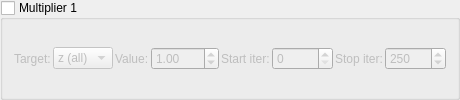
    <widget class="MyGroupBox" name="groupCheck_transf_function_enabledBx_false">
     <property name="title"><string>Multiplier 1</string></property>
     <property name="checkable"><bool>true</bool></property>
     <property name="checked"><bool>false</bool></property>
     <layout class="QGridLayout" name="gridLayout_mult1">
      <property name="spacing"><number>2</number></property>
      <item row="0" column="0">
       <widget class="QLabel"><property name="text"><string>Target:</string></property></widget>
      </item>
      <item row="0" column="1">
       <widget class="MyComboBox" name="comboBox_transf_multiplier_mode_1">
        <item><property name="text"><string notr="true">z (all)</string></property></item>
        <item><property name="text"><string notr="true">z.x</string></property></item>
        <item><property name="text"><string notr="true">z.y</string></property></item>
        <item><property name="text"><string notr="true">z.z</string></property></item>
        <item><property name="text"><string notr="true">DE</string></property></item>
        <item><property name="text"><string notr="true">color</string></property></item>
        <item><property name="text"><string notr="true">z.w</string></property></item>
        <item><property name="text"><string notr="true">z.xy</string></property></item>
        <item><property name="text"><string notr="true">z.xz</string></property></item>
        <item><property name="text"><string notr="true">z.yz</string></property></item>
       </widget>
      </item>
      <item row="0" column="2">
       <widget class="QLabel"><property name="text"><string>Value:</string></property></widget>
      </item>
      <item row="0" column="3">
       <widget class="MyDoubleSpinBox" name="spinbox_transf_scale_4">
        <property name="minimum"><double>-100.0</double></property><property name="maximum"><double>100.0</double></property>
        <property name="singleStep"><double>0.01</double></property><property name="value"><double>1.0</double></property>
       </widget>
      </item>
      <item row="0" column="4">
       <widget class="QLabel"><property name="text"><string>Start iter:</string></property></widget>
      </item>
      <item row="0" column="5">
       <widget class="MySpinBox" name="spinboxInt_transf_start_iterations_B">
        <property name="minimum"><number>0</number></property><property name="maximum"><number>10000</number></property>
        <property name="value"><number>0</number></property>
       </widget>
      </item>
      <item row="0" column="6">
       <widget class="QLabel"><property name="text"><string>Stop iter:</string></property></widget>
      </item>
      <item row="0" column="7">
       <widget class="MySpinBox" name="spinboxInt_transf_stop_iterations_B">
        <property name="minimum"><number>0</number></property><property name="maximum"><number>10000</number></property>
        <property name="value"><number>250</number></property>
       </widget>
      </item>
     </layout>
    </widget>
